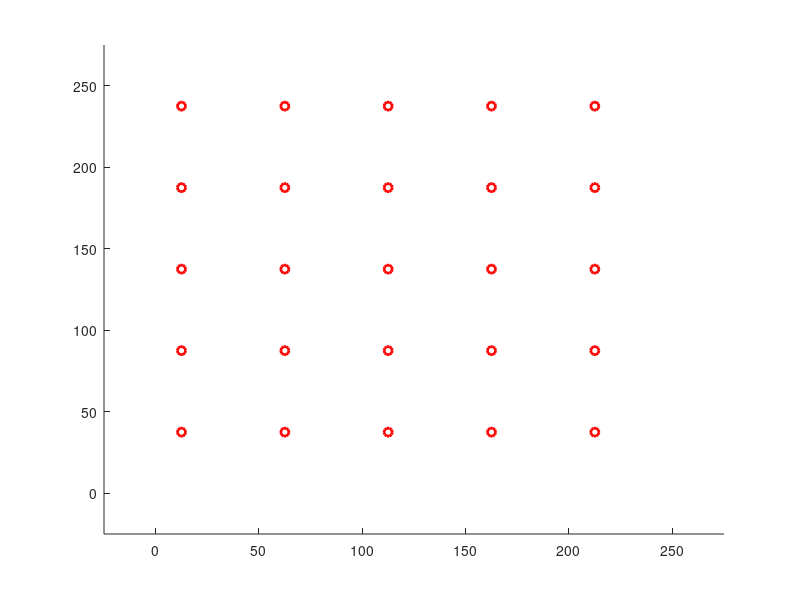

The MATLAB source for this figure: (Note: this script raises an error after producing the figure.)
%% Variable Setup
grid_size = [10 10];
grid_w = 25;
max_step = 20000;
tol_wp = 7;
tol_transform = pi/50;
tol_heading = pi/7;

Algorithm = 'square_waypoint';
is_coverage_map = true;
is_heading_correction = true;

robot_Form = 2;
time_interval = 3;

Dy_angv_transform = pi/10;



time_pause = time_interval/50;



robot_weight = [1.5 1.5 1.5 1.5];


pos_uwb_offset = [25 25];
pos_uwb_raw =  zeros(2, max_step);
pos_uwb = zeros(2, max_step);

pos_center = zeros(4, 2, max_step);

heading = zeros(4, max_step);

heading = [0 0 pi pi];

Grid_setup = zeros(grid_size(1),  grid_size(2));
Grid_current =  zeros(grid_size(1),  grid_size(2), max_step);
Grid_visited =  zeros(grid_size(1),  grid_size(2), max_step);

Dy_force = zeros(4, 2, max_step);
Dy_a = zeros(4, 2, max_step);
Dy_v = zeros(4, 2, max_step);

%Wp = [100 200; 225 40; 50 170];
Wp = [];
wp_current = 1;
Circle_Wp = [];

is_rotating = false;

Line_Robot = [];
Line_Robot_area = [];
Line_Border = [];
loc_center = [0 0];

RobotConfig(:, :, 1) = [1 0; 0 0; -1 0; -2 0]; 
RobotConfig(:, :, 2) = [1 0; 0 0; 0 1; 1 1]; 
RobotConfig(:, :, 3) = [1 0; 0 0; -1 0; -1 -1]; 
RobotConfig(:, :, 4) = [0 1; 0 0; -1 0; -2 0]; 
RobotConfig(:, :, 5) = [1 -1; 0 0; 1 0; 2 0]; 
RobotConfig(:, :, 6) = [1 0; 0 0; 1 0; 2 0]; 
RobotConfig(:, :, 7) = [1 0; 0 0; 1 0; 2 0]; 

RobotShapes = [0 0 0 0 ;
                        0 0 pi pi;
                        0 0 0 -pi;
                        pi 0 0 0;
                        pi/2 0 pi pi*3/4
                        pi 0 0 pi
                        pi 0 pi pi*3/4];

grid_dhw = sqrt(2) / 2 * grid_w;

    for idx = 1: 10
        if (mod(idx, 4) == 1)
            Wp = [Wp; 0.5*grid_w  (idx+0.5)*grid_w 2];
            Wp = [Wp; (0.5+(grid_size(2)-2)*1/4.0)*grid_w  (idx+0.5)*grid_w 2];
            Wp = [Wp; (0.5+(grid_size(2)-2)*2/4.0)*grid_w  (idx+0.5)*grid_w 2];
            Wp = [Wp; (0.5+(grid_size(2)-2)*3/4.0)*grid_w  (idx+0.5)*grid_w 2];
        end
        if (mod(idx, 4) == 2)
            Wp = [Wp; (grid_size(2) - 1.5)*grid_w  (idx-0.5)*grid_w 2];
        end
        if (mod(idx, 4) == 3)
            Wp = [Wp; (grid_size(2) - 1.5)*grid_w (idx+0.5)*grid_w 3];
            Wp = [Wp; (grid_size(2) - 1.5 - (grid_size(2)-2)*1/4.0)*grid_w  (idx+0.5)*grid_w 3];
            Wp = [Wp; (grid_size(2) - 1.5 - (grid_size(2)-2)*2/4.0)*grid_w  (idx+0.5)*grid_w 3];
            Wp = [Wp; (grid_size(2) - 1.5 - (grid_size(2)-2)*3/4.0)*grid_w  (idx+0.5)*grid_w 3];
        end
        if (mod(idx, 4) == 0)
            Wp = [Wp; 0.5*grid_w  (idx-0.5)*grid_w 3];
        end
    end
    

%% DRAW MAP!
figure(1)
axis([-grid_w grid_w*11 -grid_w grid_w*11])
hold on

 % Draw Waypoints
for idx = 1: size(Wp,1)
    Circle_Wp(idx) = plot(Wp(idx, 1), Wp(idx, 2),'Color', 'r', 'LineWidth', 2, 'Marker', 'o');
end


%% Square Waypoint  (SW)

if ( strcmp( Algorithm, 'square_waypoint'))
    
    % Algorithm Setup
    occup_start = [2 1; 1 1; 1 2; 2 2];
    
    for idx = 1: 4
        Grid_current( occup_start( idx, 1), occup_start( idx, 2), 1) = idx ;
        Grid_visited( occup_start( idx, 1), occup_start( idx, 2), 1) = 1;
    end 
    pos_uwb_raw(:, 1) = pos_uwb_offset;
    pos_uwb(:, 1) = pos_uwb_raw(:, 1);
    

    % Algorithm Main Loop
    for step = 1:max_step
        
        % Pause function
        pause(time_pause);
        
        % Robot Dynamics
        
        %for robidx = 1:4
        %Dy_v(:, :, step) = robotMovement(char_command, heading, 2);
            %Dy_force(robidx, :, step) = (Wp(wp_current, :) - pos_uwb(:,step).') / 250;
            %Dy_a(robidx, :, step) = Dy_force(robidx, :, step)  / robot_weight(robidx);
            %Dy_v(robidx, :, step+1) = Dy_v(robidx, :, step) + Dy_a(robidx, :, step) * time_interval;
        %end
       
        %pos_uwb(:, step)  
        %Wp(wp_current, :) 
        %norm(pos_uwb(:, step) - Wp(wp_current, :))

        if (norm(pos_uwb(:, step).' - Wp(wp_current, 1:2)) < tol_wp )
            delete(Circle_Wp(wp_current));
            wp_current = wp_current + 1;
        end
        
        
        is_require_transform = false;
        for rbtidx = 1:4
            if abs(heading(rbtidx) - RobotShapes(Wp(wp_current, 3),rbtidx)) > tol_transform
                is_require_transform = true;
            end
        end
        
        if (robot_Form ~= Wp(wp_current, 3) && is_require_transform)
            is_transforming = true;
        else 
            robot_Form = Wp(wp_current, 3);
            is_transforming = false;
        end
        
        if (is_transforming)
            heading = robotTransformation(Wp(wp_current, 3), heading, RobotShapes, tol_transform, Dy_angv_transform);
            pos_uwb(:, step+1) = pos_uwb(:, step);
        elseif (heading(2) > tol_heading && is_heading_correction ) 
            [Dy_v(:, :, step), heading] = robotMovement('l', heading, 0);
            pos_uwb(:, step+1) = pos_uwb(:, step);
        elseif (heading(2) < - tol_heading && is_heading_correction) 
            [Dy_v(:, :, step), heading]  = robotMovement('r', heading, 0);
            pos_uwb(:, step+1) = pos_uwb(:, step);
        else
             if abs(Wp(wp_current, 1) - pos_uwb(1,step)) > abs(Wp(wp_current, 2) - pos_uwb(2,step)) 
                if Wp(wp_current, 1) - pos_uwb(1,step) > 0
                    char_command = 'R';
                else
                    char_command = 'L';
                end
            else
                if Wp(wp_current, 2) - pos_uwb(2,step) > 0
                    char_command = 'F';
                else
                    char_command = 'B';
                end
            end
            [Dy_v(:, :, step), heading]  = robotMovement(char_command, heading, 2);
            pos_uwb(:, step+1) = Dy_v(2, :, step).' * time_interval+...
                                            0.2* (pos_uwb(:, step) + rand * 10 - 5) + 0.8* pos_uwb(:, step);
           % for rbtidx = 1:4
           %     heading(rbtidx) = 0.6 * heading(rbtidx) + 0.4 * (rand - 0.5) * 0.1 ;
           % end
           %heading(2) = 0.6 * heading(2) + 0.4 * (rand - 0.5)  ;
           %heading(1) = heading(2);
           %heading(3) = heading(2);
           %heading(4) = heading(2);
        end
        
        % update uwb here
        %pos_uwb(1, step+1) = pos_uwb(1, step) + (1+ 0.1* step)* sin(step / 5);
        %pos_uwb(2, step+1) = pos_uwb(2, step) + (1+ 0.08* step)* cos(step / 5);
        
        % calibrate pos here
        pos_x = pos_uwb(1,step);
        pos_nx = pos_uwb(1, step+1);
        pos_y = pos_uwb(2,step);
        pos_ny = pos_uwb(2, step+1);
        
        
        % remove previous robot line plot
        if (~isempty(Line_Robot))
            delete(Line_Robot)
        end
        Line_Robot = [];
        Line_Border = [];
        
        % Draw Robot
        
        pos_center(2,:, step) = [pos_x pos_y];
        pos_center(1,:, step) =  pos_center(2,:,step) + grid_dhw* ...
                                   [sin(pi/4 - heading(2))-cos(pi/4 - heading(1)) ...
                                    -cos(pi/4 - heading(2))-sin(pi/4 - heading(1))];
        pos_center(3,:, step) =  pos_center(2,:,step) + grid_dhw* ...
                                   [cos(pi/4 - heading(2))+sin(heading(3) - pi/4) ...
                                    sin(pi/4 - heading(2))+cos(heading(3) - pi/4)];
        pos_center(4,:, step) =  pos_center(3,:,step) + grid_dhw* ...
                                   [sin(-pi/4 + heading(3))+sin(pi/4 + heading(4)) ...
                                    cos(-pi/4 + heading(3))+cos(pi/4 + heading(4))]; 
        
        pos_center(2,:, step+1) = [pos_nx pos_ny];
        pos_center(1,:, step+1) =  pos_center(2,:, step+1) + grid_dhw* ...
                                   [sin(pi/4 - heading(2))-cos(pi/4 - heading(1)) ...
                                    -cos(pi/4 - heading(2))-sin(pi/4 - heading(1))];
        pos_center(3,:, step+1) =  pos_center(2,:, step+1) + grid_dhw* ...
                                   [cos(pi/4 - heading(2))+sin(heading(3) - pi/4) ...
                                    sin(pi/4 - heading(2))+cos(heading(3) - pi/4)];
        pos_center(4,:, step+1) =  pos_center(3,:,step+1)  + grid_dhw* ...
                                   [sin(-pi/4 + heading(3))+sin(pi/4 + heading(4)) ...
                                    cos(-pi/4 + heading(3))+cos(pi/4 + heading(4))]; 
        
        
        % plot robot BG
        if (is_coverage_map == 1)
            for robidx = 1:4
            Line_Robot(robidx,1) = line([pos_center(robidx, 1, step)+grid_dhw*cos(pi/4 - heading(robidx)) ...
                                                     pos_center(robidx, 1, step)+grid_dhw*sin(pi/4 - heading(robidx))], ...
                                                    [pos_center(robidx, 2, step)+grid_dhw*sin(pi/4 -  heading(robidx)) ...
                                                     pos_center(robidx, 2, step)+grid_dhw*-cos(pi/4 -  heading(robidx))], 'Color', 'yellow', 'LineWidth', 2);
            Line_Robot(robidx,2) = line([pos_center(robidx, 1, step)+grid_dhw*cos(pi/4 -  heading(robidx))... 
                                                     pos_center(robidx, 1, step)+grid_dhw*-sin(pi/4 -  heading(robidx))], ...
                                                    [ pos_center(robidx, 2, step)+grid_dhw*sin(pi/4 -  heading(robidx))...
                                                      pos_center(robidx, 2, step)+grid_dhw*cos(pi/4 -  heading(robidx))], 'Color', 'yellow', 'LineWidth', 2);
            Line_Robot(robidx,3) = line([pos_center(robidx, 1, step)+grid_dhw*-cos(pi/4 -  heading(robidx)) ...
                                                     pos_center(robidx, 1, step)+grid_dhw*-sin(pi/4 -  heading(robidx))], ...
                                                    [ pos_center(robidx, 2, step)+grid_dhw*-sin(pi/4 -  heading(robidx)) ...
                                                      pos_center(robidx, 2, step)+grid_dhw*cos(pi/4 -  heading(robidx))], 'Color', 'yellow', 'LineWidth', 2);
            Line_Robot(robidx,4) = line([pos_center(robidx, 1, step)+grid_dhw*-cos(pi/4 -  heading(robidx)) ...
                                                     pos_center(robidx, 1, step)+grid_dhw*sin(pi/4 -  heading(robidx))], ...
                                                    [ pos_center(robidx, 2, step)+grid_dhw*-sin(pi/4 -  heading(robidx))...
                                                      pos_center(robidx, 2, step)+grid_dhw*-cos(pi/4 -  heading(robidx))], 'Color', 'yellow', 'LineWidth', 2);
        
             end
        end
            
        % Draw Outer Border
        Line_Border(1) = line([0 0], [0 grid_w*grid_size(1)], 'Color', 'black', 'LineWidth', 2);
        Line_Border(2) =line([0 grid_w*grid_size(2)], [0 0], 'Color', 'black', 'LineWidth', 2);
        Line_Border(3) =line([grid_w*grid_size(2) grid_w*grid_size(1)], [0 grid_w*grid_size(1)], 'Color', 'black', 'LineWidth', 2);
        Line_Border(4) =line([grid_w*grid_size(2) 0], [grid_w*grid_size(2) grid_w*grid_size(1)], 'Color', 'black', 'LineWidth', 2);
        

        % Draw Robot Outline
        for robidx = 1:4
            %line([pos_center(robidx,1,step) pos_center(robidx,1,step+1)], [pos_center(robidx,2,step) pos_center(robidx,2,step+1)])  
            Line_Robot(robidx,1) = line([pos_center(robidx, 1, step)+grid_dhw*cos(pi/4 - heading(robidx)) ...
                                                     pos_center(robidx, 1, step)+grid_dhw*sin(pi/4 - heading(robidx))], ...
                                                    [pos_center(robidx, 2, step)+grid_dhw*sin(pi/4 -  heading(robidx)) ...
                                                     pos_center(robidx, 2, step)+grid_dhw*-cos(pi/4 -  heading(robidx))], 'Color', 'green', 'LineWidth', 1);
            Line_Robot(robidx,2) = line([pos_center(robidx, 1, step)+grid_dhw*cos(pi/4 -  heading(robidx))... 
                                                     pos_center(robidx, 1, step)+grid_dhw*-sin(pi/4 -  heading(robidx))], ...
                                                    [ pos_center(robidx, 2, step)+grid_dhw*sin(pi/4 -  heading(robidx))...
                                                      pos_center(robidx, 2, step)+grid_dhw*cos(pi/4 -  heading(robidx))], 'Color', 'green', 'LineWidth', 1);
            Line_Robot(robidx,3) = line([pos_center(robidx, 1, step)+grid_dhw*-cos(pi/4 -  heading(robidx)) ...
                                                     pos_center(robidx, 1, step)+grid_dhw*-sin(pi/4 -  heading(robidx))], ...
                                                    [ pos_center(robidx, 2, step)+grid_dhw*-sin(pi/4 -  heading(robidx)) ...
                                                      pos_center(robidx, 2, step)+grid_dhw*cos(pi/4 -  heading(robidx))], 'Color', 'green', 'LineWidth', 1);
            Line_Robot(robidx,4) = line([pos_center(robidx, 1, step)+grid_dhw*-cos(pi/4 -  heading(robidx)) ...
                                                     pos_center(robidx, 1, step)+grid_dhw*sin(pi/4 -  heading(robidx))], ...
                                                    [ pos_center(robidx, 2, step)+grid_dhw*-sin(pi/4 -  heading(robidx))...
                                                      pos_center(robidx, 2, step)+grid_dhw*-cos(pi/4 -  heading(robidx))], 'Color', 'green', 'LineWidth', 1);   
        end 
        % Draw Robot Center
        line([pos_x pos_nx], [pos_y pos_ny])
        
    end
end
